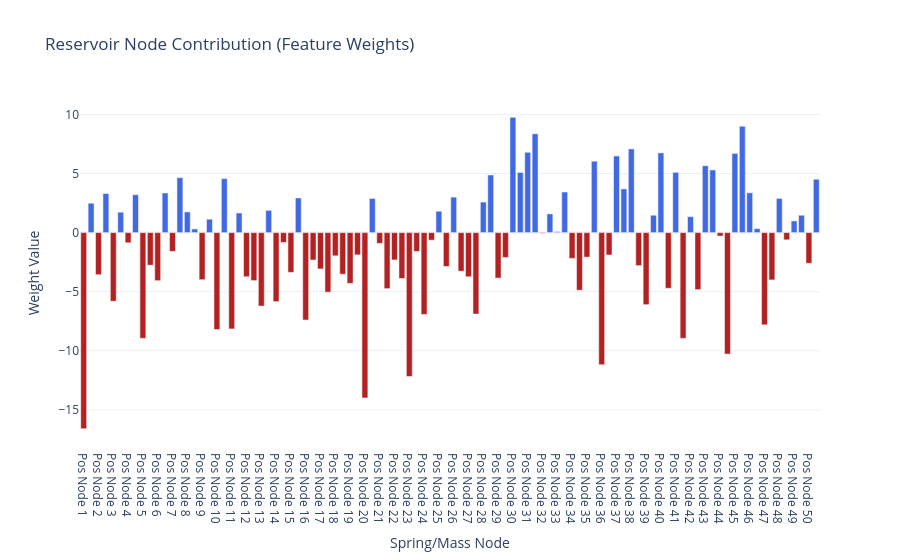

The cell this chart's notebook holds for it:
### Code cell
scatter_plot([Y_test, Y_pred]).show()
r_2_plots_grid(Y_test, Y_pred, ["Test", "Pred"]).show()

### Figure 1 — Plotly figure (JSON) as saved in the notebook; plotly's stock layout.template omitted (floating-point values rounded to 4 significant figures)
{"data": [{"marker": {"color": ["firebrick", "royalblue", "firebrick", "royalblue", "firebrick", "royalblue", "firebrick", "royalblue", "firebrick", "firebrick", "firebrick", "royalblue", "firebrick", "royalblue", "royalblue", "royalblue", "firebrick", "royalblue", "firebrick", "royalblue", "firebrick", "royalblue", "firebrick", "firebrick", "firebrick", "royalblue", "firebrick", "firebrick", "firebrick", "royalblue", "firebrick", "firebrick", "firebrick", "firebrick", "firebrick", "firebrick", "firebrick", "firebrick", "firebrick", "royalblue", "firebrick", "firebrick", "firebrick", "firebrick", "firebrick", "firebrick", "firebrick", "firebrick", "royalblue", "firebrick", "royalblue", "firebrick", "firebrick", "firebrick", "royalblue", "royalblue", "firebrick", "firebrick", "royalblue", "royalblue", "royalblue", "royalblue", "firebrick", "royalblue", "royalblue", "royalblue", "firebrick", "firebrick", "firebrick", "royalblue", "firebrick", "firebrick", "royalblue", "royalblue", "royalblue", "firebrick", "firebrick", "royalblue", "royalblue", "firebrick", "royalblue", "firebrick", "royalblue", "firebrick", "royalblue", "royalblue", "firebrick", "firebrick", "royalblue", "royalblue", "royalblue", "royalblue", "firebrick", "firebrick", "royalblue", "firebrick", "royalblue", "royalblue", "firebrick", "royalblue"]}, "type": "bar", "x": ["Pos Node 1", "Vel Node 1", "Pos Node 2", "Vel Node 2", "Pos Node 3", "Vel Node 3", "Pos Node 4", "Vel Node 4", "Pos Node 5", "Vel Node 5", "Pos Node 6", "Vel Node 6", "Pos Node 7", "Vel Node 7", "Pos Node 8", "Vel Node 8", "Pos Node 9", "Vel Node 9", "Pos Node 10", "Vel Node 10", "Pos Node 11", "Vel Node 11", "Pos Node 12", "Vel Node 12", "Pos Node 13", "Vel Node 13", "Pos Node 14", "Vel Node 14", "Pos Node 15", "Vel Node 15", "Pos Node 16", "Vel Node 16", "Pos Node 17", "Vel Node 17", "Pos Node 18", "Vel Node 18", "Pos Node 19", "Vel Node 19", "Pos Node 20", "Vel Node 20", "Pos Node 21", "Vel Node 21", "Pos Node 22", "Vel Node 22", "Pos Node 23", "Vel Node 23", "Pos Node 24", "Vel Node 24", "Pos Node 25", "Vel Node 25", "Pos Node 26", "Vel Node 26", "Pos Node 27", "Vel Node 27", "Pos Node 28", "Vel Node 28", "Pos Node 29", "Vel Node 29", "Pos Node 30", "Vel Node 30", "Pos Node 31", "Vel Node 31", "Pos Node 32", "Vel Node 32", "Pos Node 33", "Vel Node 33", "Pos Node 34", "Vel Node 34", "Pos Node 35", "Vel Node 35", "Pos Node 36", "Vel Node 36", "Pos Node 37", "Vel Node 37", "Pos Node 38", "Vel Node 38", "Pos Node 39", "Vel Node 39", "Pos Node 40", "Vel Node 40", "Pos Node 41", "Vel Node 41", "Pos Node 42", "Vel Node 42", "Pos Node 43", "Vel Node 43", "Pos Node 44", "Vel Node 44", "Pos Node 45", "Vel Node 45", "Pos Node 46", "Vel Node 46", "Pos Node 47", "Vel Node 47", "Pos Node 48", "Vel Node 48", "Pos Node 49", "Vel Node 49", "Pos Node 50", "Vel Node 50"], "y": [-16.59, 2.487, -3.562, 3.311, -5.806, 1.73, -0.8618, 3.207, -8.947, -2.759, -4.066, 3.354, -1.591, 4.653, 1.751, 0.3136, -3.985, 1.137, -8.202, 4.568, -8.149, 1.663, -3.735, -4.058, -6.214, 1.883, -5.839, -0.8326, -3.364, 2.933, -7.4, -2.316, -3.071, -5.038, -1.964, -3.521, -4.296, -1.883, -13.98, 2.891, -0.9118, -4.739, -2.31, -3.886, -12.17, -1.593, -6.923, -0.6405, 1.812, -2.864, 3.004, -3.264, -3.736, -6.886, 2.586, 4.88, -3.851, -2.107, 9.758, 5.091, 6.797, 8.366, -0.05887, 1.583, 0.08922, 3.437, -2.181, -4.879, -2.074, 6.044, -11.18, -1.896, 6.488, 3.701, 7.087, -2.793, -6.096, 1.472, 6.748, -4.711, 5.103, -8.949, 1.352, -4.829, 5.66, 5.304, -0.2914, -10.28, 6.705, 9.001, 3.37, 0.3384, -7.805, -4.004, 2.89, -0.6091, 0.9888, 1.469, -2.596, 4.52]}], "layout": {"title": {"text": "Reservoir Node Contribution (Feature Weights)"}, "xaxis": {"title": {"text": "Spring/Mass Node"}}, "yaxis": {"title": {"text": "Weight Value"}}}}
